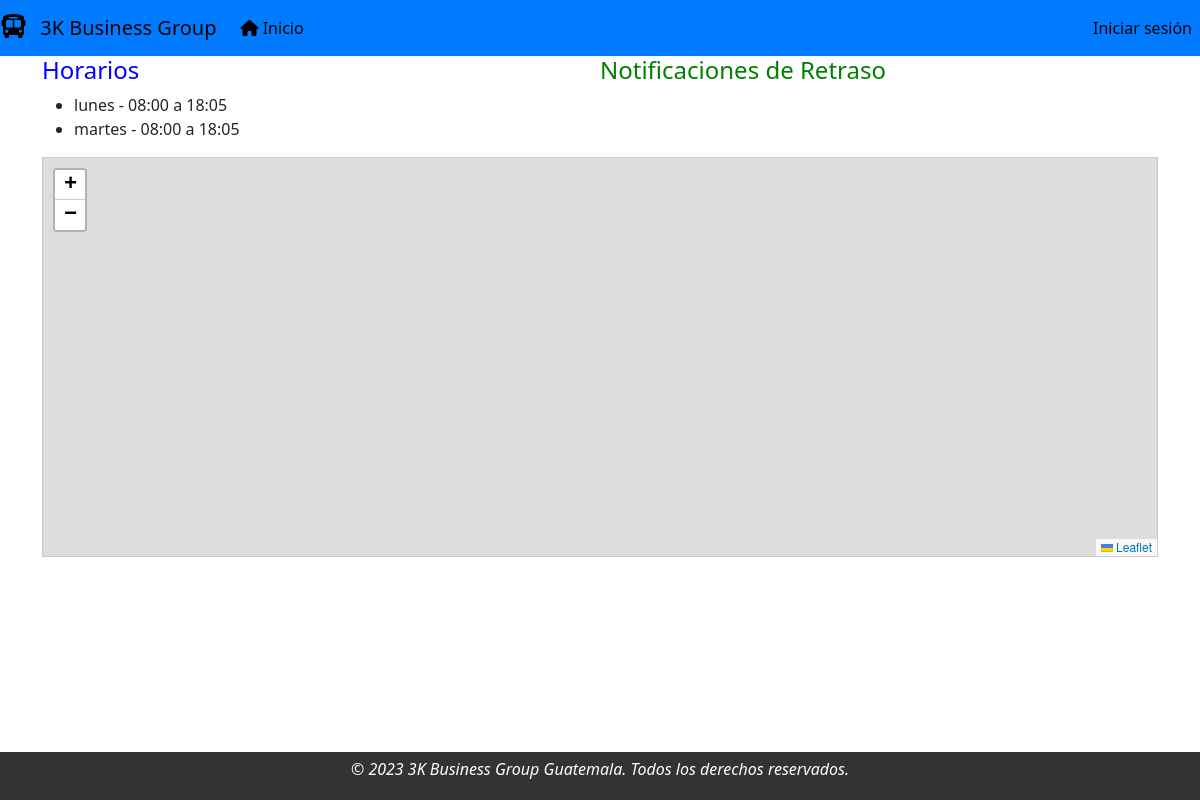
The app's page /, older data.
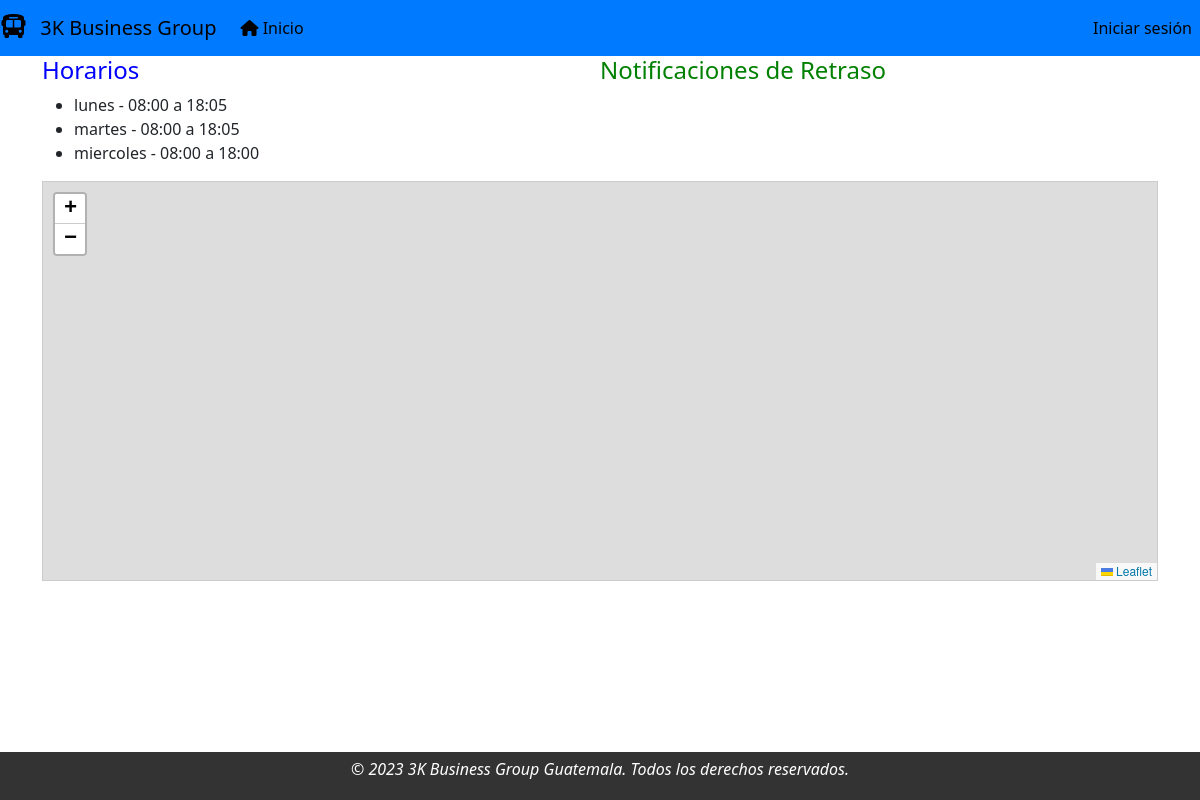
The same page, newer data.
### modulo_registro/models.py (models this page shows)
class Horario(models.Model):
    dia = models.CharField(max_length=10, blank=False,choices=dias, verbose_name='Dias')
    horario_inicio = models.TimeField(verbose_name='Horario Inicio')
    horario_fin = models.TimeField(verbose_name='Horario Fin')

### modulo_dashboard/views.py (the view)
# urls.py: path('', DashboardView.as_view(), name='index'),
class DashboardView(TemplateView):
    template_name = 'dashboard.html'
    fecha_actual = date.today()
    retrasos = Retraso.objects.filter(dia=fecha_actual)
    items = Horario.objects.all()
    def get_context_data(self, **kwargs):
        context = super().get_context_data(**kwargs)
        context['items'] = self.items
        context['retrasos'] = self.retrasos
        return context

### modulo_dashboard/templates/dashboard.html (shortened to what this page needs)
{% extends "base.html" %}
{% block scripts %}
  <link rel="stylesheet" href="https://unpkg.com/leaflet@1.7.1/dist/leaflet.css" />
{% endblock %}
{% block contenido %}
<div style="display: flex;">
        <div style="flex: 1;">
            <h2 style="color: blue; font-size: 24px;">Horarios</h2>
            <ul>
                {% for item in items %}
                    <li>{{ item.dia }} - {{ item.horario_inicio }} a {{ item.horario_fin }}</li>
                {% endfor %}
            </ul>
        </div>
        <div style="flex: 1;">
            <h2 style="color: green; font-size: 24px;">Notificaciones de Retraso</h2>
        </div>
    </div>
<div id="map" style="height: 400px; width: 100%; border: 1px solid #ccc;"></div>
{% endblock contenido %}

Row changes from the older to the newer data that the page shows:
added Horario: dia "miercoles", horario_inicio "08:00", horario_fin "18:00"
